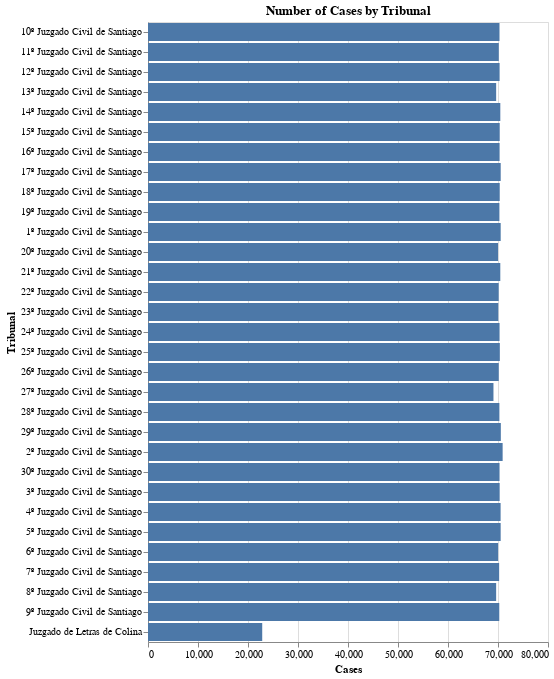

This figure's notebook cell:
### Markdown cell above
### Number of cases by Tribunal

### Code cell
df_temp = collapse(df, 'Tribunal')

alt.Chart(df_temp).mark_bar().encode(
    x = 'Cases:Q',
    y = 'Tribunal:N'
).properties(
    title = 'Number of Cases by Tribunal'
)

### Figure 1 — Vega-Lite specification as saved in the notebook (floating-point values rounded to 4 significant figures)
{"config": {"view": {"continuousWidth": 400, "continuousHeight": 300}}, "data": {"name": "data-779b9aa0f796be01628d3f72c64e2572"}, "mark": "bar", "encoding": {"x": {"type": "quantitative", "field": "Cases"}, "y": {"type": "nominal", "field": "Tribunal"}}, "title": "Number of Cases by Tribunal", "$schema": "https://vega.github.io/schema/vega-lite/v4.8.1.json", "datasets": {"data-779b9aa0f796be01628d3f72c64e2572": [{"Tribunal": "2º Juzgado Civil de Santiago", "Cases": 70927}, {"Tribunal": "29º Juzgado Civil de Santiago", "Cases": 70566}, {"Tribunal": "17º Juzgado Civil de Santiago", "Cases": 70540}, {"Tribunal": "1º Juzgado Civil de Santiago", "Cases": 70537}, {"Tribunal": "5º Juzgado Civil de Santiago", "Cases": 70533}, {"Tribunal": "4º Juzgado Civil de Santiago", "Cases": 70522}, {"Tribunal": "14º Juzgado Civil de Santiago", "Cases": 70463}, {"Tribunal": "21º Juzgado Civil de Santiago", "Cases": 70460}, {"Tribunal": "25º Juzgado Civil de Santiago", "Cases": 70365}, {"Tribunal": "18º Juzgado Civil de Santiago", "Cases": 70346}, {"Tribunal": "15º Juzgado Civil de Santiago", "Cases": 70343}, {"Tribunal": "3º Juzgado Civil de Santiago", "Cases": 70332}, {"Tribunal": "12º Juzgado Civil de Santiago", "Cases": 70321}, {"Tribunal": "16º Juzgado Civil de Santiago", "Cases": 70319}, {"Tribunal": "24º Juzgado Civil de Santiago", "Cases": 70312}, {"Tribunal": "30º Juzgado Civil de Santiago", "Cases": 70309}, {"Tribunal": "10º Juzgado Civil de Santiago", "Cases": 70298}, {"Tribunal": "19º Juzgado Civil de Santiago", "Cases": 70281}, {"Tribunal": "28º Juzgado Civil de Santiago", "Cases": 70278}, {"Tribunal": "9º Juzgado Civil de Santiago", "Cases": 70254}, {"Tribunal": "7º Juzgado Civil de Santiago", "Cases": 70228}, {"Tribunal": "11º Juzgado Civil de Santiago", "Cases": 70155}, {"Tribunal": "26º Juzgado Civil de Santiago", "Cases": 70150}, {"Tribunal": "22º Juzgado Civil de Santiago", "Cases": 70134}, {"Tribunal": "23º Juzgado Civil de Santiago", "Cases": 70059}, {"Tribunal": "6º Juzgado Civil de Santiago", "Cases": 70024}, {"Tribunal": "20º Juzgado Civil de Santiago", "Cases": 70009}, {"Tribunal": "13º Juzgado Civil de Santiago", "Cases": 69631}, {"Tribunal": "8º Juzgado Civil de Santiago", "Cases": 69630}, {"Tribunal": "27º Juzgado Civil de Santiago", "Cases": 69091}, {"Tribunal": "Juzgado de Letras de Colina", "Cases": 22845}]}}
